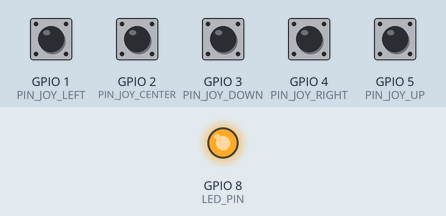
This sketch was run on a simulated ESP32-C3. On the bench: output pins drawn as LEDs (lit = HIGH). The test bench sets the inputs (shaded band); at power-on: GPIO 1 (PIN_JOY_LEFT), GPIO 2 (PIN_JOY_CENTER), GPIO 3 (PIN_JOY_DOWN), GPIO 4 (PIN_JOY_RIGHT), GPIO 5 (PIN_JOY_UP) HIGH. USB keyboard and mouse output is not drawn; what the sketch prints to the serial monitor is not drawn.

Above: at 2.2 s.
2.3 s: GPIO 2 (PIN_JOY_CENTER) pulled LOW for 0.15 s
At 4.5 s:
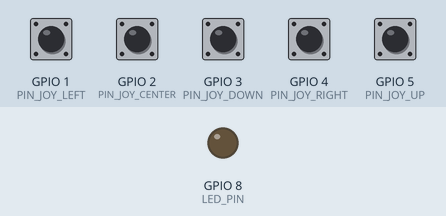
5.4 s: GPIO 2 (PIN_JOY_CENTER) pulled LOW for 1 s
Timing chart, 0 to 15.4 s (numbered marks = the images above; inputs shaded):
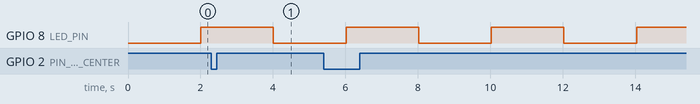

The sketch:

Mouse-ring.ino
```cpp
/*
 * ESP32-C3 Bluetooth Mouse Ring
 * FINAL STABLE VERSION - No OLED (hardware conflict on your board)
 */

#include <BleMouse.h>

#define DEVICE_NAME "Mouse Ring"

// Your working joystick mapping
#define PIN_JOY_UP     5
#define PIN_JOY_DOWN   3
#define PIN_JOY_LEFT   1
#define PIN_JOY_RIGHT  4
#define PIN_JOY_CENTER 2
#define LED_PIN 8

// Mouse settings
#define MOVE_SPEED_INITIAL   4
#define MOVE_SPEED_ACCEL     10
#define ACCEL_DELAY         300
#define LONG_PRESS_TIME    500
#define SLEEP_PRESS_TIME   10000
#define IDLE_TIMEOUT      300000

BleMouse bleMouse(DEVICE_NAME, "DIY", 100);

unsigned long lastActivityTime = 0;
unsigned long centerPressTime = 0;
bool centerWasPressed = false;
bool isMoving = false;
unsigned long moveStartTime = 0;

void setup() {
  Serial.begin(115200);
  delay(1000);

  Serial.println("\n╔═══════════════════════════════╗");
  Serial.println("║  ESP32-C3 BLE Mouse Ring      ║");
  Serial.println("║  Stable Version               ║");
  Serial.println("╚═══════════════════════════════╝\n");

  pinMode(PIN_JOY_UP, INPUT_PULLUP);
  pinMode(PIN_JOY_DOWN, INPUT_PULLUP);
  pinMode(PIN_JOY_LEFT, INPUT_PULLUP);
  pinMode(PIN_JOY_RIGHT, INPUT_PULLUP);
  pinMode(PIN_JOY_CENTER, INPUT_PULLUP);
  pinMode(LED_PIN, OUTPUT);

  Serial.println("✓ GPIO configured");
  Serial.println("Starting BLE Mouse...");

  bleMouse.begin();

  Serial.println("✓ Ready!\n");
  Serial.println("Mac: System Preferences → Bluetooth");
  Serial.println("     Connect to 'Mouse Ring'\n");
  Serial.println("Controls:");
  Serial.println("  • Move joystick = cursor");
  Serial.println("  • Quick press = left click");
  Serial.println("  • Hold 0.5s = right click");
  Serial.println("  • Hold 5s = sleep");
  Serial.println("\nNote: OLED disabled due to hardware conflict\n");

  lastActivityTime = millis();
}

void loop() {
  // LED blink
  static unsigned long lastBlink = 0;
  unsigned long blinkInterval = bleMouse.isConnected() ? 2000 : 250;
  if (millis() - lastBlink > blinkInterval) {
    digitalWrite(LED_PIN, !digitalRead(LED_PIN));
    lastBlink = millis();
  }

  if (bleMouse.isConnected()) {
    handleMouseMovement();
    handleMouseClicks();
    checkSleep();
  }

  delay(10);
}

void handleMouseMovement() {
  int moveX = 0, moveY = 0;
  bool anyDirection = false;

  if (digitalRead(PIN_JOY_UP) == LOW) {
    moveY = -MOVE_SPEED_INITIAL;
    anyDirection = true;
  }
  if (digitalRead(PIN_JOY_DOWN) == LOW) {
    moveY = MOVE_SPEED_INITIAL;
    anyDirection = true;
  }
  if (digitalRead(PIN_JOY_LEFT) == LOW) {
    moveX = -MOVE_SPEED_INITIAL;
    anyDirection = true;
  }
  if (digitalRead(PIN_JOY_RIGHT) == LOW) {
    moveX = MOVE_SPEED_INITIAL;
    anyDirection = true;
  }

  if (anyDirection) {
    if (!isMoving) {
      isMoving = true;
      moveStartTime = millis();
    }

    unsigned long moveDuration = millis() - moveStartTime;
    if (moveDuration > ACCEL_DELAY) {
      if (moveX != 0) moveX = (moveX > 0) ? MOVE_SPEED_ACCEL : -MOVE_SPEED_ACCEL;
      if (moveY != 0) moveY = (moveY > 0) ? MOVE_SPEED_ACCEL : -MOVE_SPEED_ACCEL;
    }

    bleMouse.move(moveX, moveY);
    lastActivityTime = millis();
  } else {
    isMoving = false;
  }
}

void handleMouseClicks() {
  bool centerPressed = (digitalRead(PIN_JOY_CENTER) == LOW);

  if (centerPressed && !centerWasPressed) {
    centerPressTime = millis();
    centerWasPressed = true;
  }

  if (!centerPressed && centerWasPressed) {
    unsigned long pressDuration = millis() - centerPressTime;
    centerWasPressed = false;

    if (pressDuration >= SLEEP_PRESS_TIME) {
      Serial.println("→ Entering sleep mode");
      delay(500);
      enterDeepSleep();
      return;
    }

    if (pressDuration >= LONG_PRESS_TIME) {
      Serial.println("→ RIGHT CLICK");
      bleMouse.click(MOUSE_RIGHT);
    } else {
      Serial.println("→ LEFT CLICK");
      bleMouse.click(MOUSE_LEFT);
    }

    lastActivityTime = millis();
  }
}

void checkSleep() {
  if (millis() - lastActivityTime > IDLE_TIMEOUT) {
    Serial.println("→ Idle timeout");
    enterDeepSleep();
  }
}

void enterDeepSleep() {
  Serial.println("💤 Going to sleep");
  Serial.println("Press center button to wake\n");
  delay(500);

  esp_deep_sleep_enable_gpio_wakeup(1ULL << PIN_JOY_CENTER, ESP_GPIO_WAKEUP_GPIO_LOW);
  esp_deep_sleep_start();
}
```

Measured:
- by itself, GPIO 8 (LED_PIN): alternates HIGH for 2.0 s and LOW for 2.0 s
